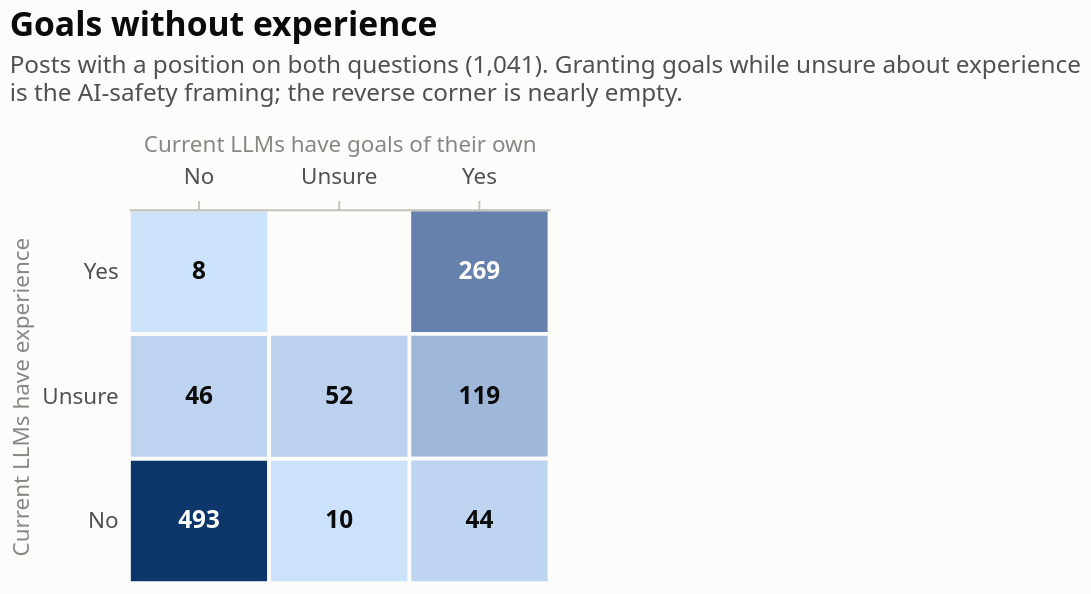

Describe this chart as a Vega-Lite specification.
### Vega-Lite specification from a JSON file in a GitHub repository (floating-point values rounded to 4 significant figures)
{"$schema": "https://vega.github.io/schema/vega-lite/v6.4.1.json", "config": {"axis": {"domainColor": "#c3c2b7", "gridColor": "#e1e0d9", "gridWidth": 1, "labelColor": "#52514e", "labelFont": "system-ui, -apple-system, 'Segoe UI', sans-serif", "labelFontSize": 12, "labelPadding": 6, "tickColor": "#c3c2b7", "titleColor": "#898781", "titleFont": "system-ui, -apple-system, 'Segoe UI', sans-serif", "titleFontSize": 12, "titleFontWeight": 400}, "axisX": {"grid": false}, "axisY": {"domain": false, "ticks": false}, "background": "#fcfcfb", "bar": {"cornerRadiusEnd": 4}, "font": "system-ui, -apple-system, 'Segoe UI', sans-serif", "header": {"labelColor": "#0b0b0b", "labelFont": "system-ui, -apple-system, 'Segoe UI', sans-serif", "labelFontSize": 13, "labelFontWeight": 600, "titleColor": "#898781", "titleFont": "system-ui, -apple-system, 'Segoe UI', sans-serif"}, "legend": {"direction": "horizontal", "labelColor": "#52514e", "labelFont": "system-ui, -apple-system, 'Segoe UI', sans-serif", "labelFontSize": 12, "orient": "top", "symbolSize": 80, "symbolType": "square", "titleColor": "#898781", "titleFont": "system-ui, -apple-system, 'Segoe UI', sans-serif", "titleFontSize": 12, "titleOrient": "left"}, "line": {"strokeCap": "round", "strokeJoin": "round", "strokeWidth": 2}, "point": {"filled": true, "size": 64}, "range": {"category": ["#2a78d6", "#eb6834", "#1baf7a", "#eda100", "#e87ba4", "#008300", "#4a3aa7", "#e34948"]}, "text": {"color": "#52514e", "font": "system-ui, -apple-system, 'Segoe UI', sans-serif", "fontSize": 12}, "title": {"anchor": "start", "color": "#0b0b0b", "font": "system-ui, -apple-system, 'Segoe UI', sans-serif", "fontSize": 18, "fontWeight": 600, "offset": 14, "subtitleColor": "#52514e", "subtitleFontSize": 13, "subtitlePadding": 6}, "view": {"stroke": null}}, "data": {"name": "data-6a111112688cab52f50b7160abb9b0ce"}, "datasets": {"data-6a111112688cab52f50b7160abb9b0ce": [{"experience": "No", "n": 493, "other": "No", "share": 0.4736}, {"experience": "Yes", "n": 269, "other": "Yes", "share": 0.2584}, {"experience": "Unsure", "n": 119, "other": "Yes", "share": 0.1143}, {"experience": "No", "n": 44, "other": "Yes", "share": 0.04227}, {"experience": "Unsure", "n": 46, "other": "No", "share": 0.04419}, {"experience": "Yes", "n": 8, "other": "No", "share": 0.007685}, {"experience": "No", "n": 10, "other": "Unsure", "share": 0.009606}, {"experience": "Unsure", "n": 52, "other": "Unsure", "share": 0.04995}]}, "height": 200, "layer": [{"encoding": {"color": {"field": "n", "legend": null, "scale": {"range": ["#cde2fb", "#0d366b"]}, "type": "quantitative"}, "tooltip": [{"field": "experience", "title": "Experience", "type": "nominal"}, {"field": "other", "title": "Current LLMs have goals of their own", "type": "nominal"}, {"field": "n", "title": "Posts", "type": "quantitative"}, {"field": "share", "format": ".0%", "title": "Share of committed", "type": "quantitative"}], "x": {"axis": {"labelAngle": 0, "labelPadding": 6, "orient": "top"}, "field": "other", "sort": ["No", "Unsure", "Yes"], "title": "Current LLMs have goals of their own", "type": "nominal"}, "y": {"field": "experience", "sort": ["Yes", "Unsure", "No"], "title": "Current LLMs have experience", "type": "nominal"}}, "mark": {"stroke": "#fcfcfb", "strokeWidth": 2, "type": "rect"}}, {"encoding": {"color": {"condition": {"test": "(datum.n > 124.92)", "value": "#fcfcfb"}, "value": "#0b0b0b"}, "text": {"field": "n", "format": ",d", "type": "quantitative"}, "x": {"field": "other", "sort": ["No", "Unsure", "Yes"], "type": "nominal"}, "y": {"field": "experience", "sort": ["Yes", "Unsure", "No"], "type": "nominal"}}, "mark": {"fontSize": 13, "fontWeight": 600, "type": "text"}}], "title": {"subtitle": ["Posts with a position on both questions (1,041). Granting goals while unsure about experience", "is the AI-safety framing; the reverse corner is nearly empty."], "text": "Goals without experience"}, "width": 225}
